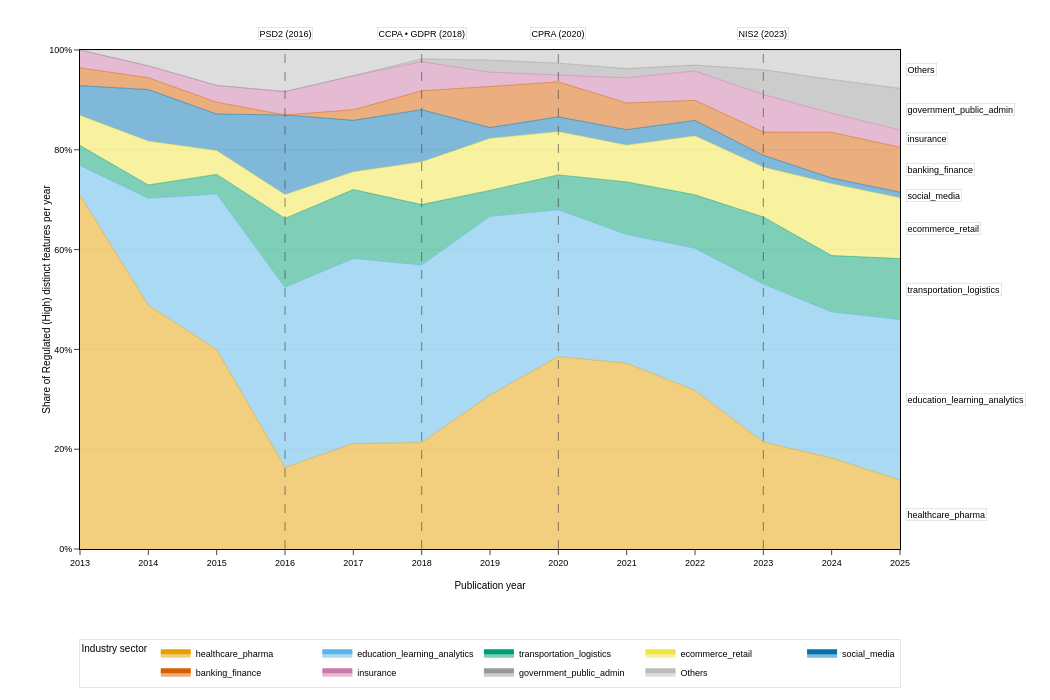

The cell this chart's notebook holds for it:
### Markdown cell above
### Figure 7
Annual composition of Regulated (High) distinct features by industry sector. Stacks sum to 100% per year. Eight major sectors are shown; remaining sectors are grouped as Others. End labels identify sectors at the right edge. Dashed lines indicate reference years configured for this figure.

### Code cell
use_cfg("fig7")
# ------------------------------
# Data
# ------------------------------
f7 = merged_df.loc[merged_df["confidence"] == "High"].copy()
f7["year_int"] = f7["year_int"].clip(upper=2025)

yd = (
    f7.groupby(["year_int", "domain"])["feature_clean"]
      .nunique()
      .reset_index(name="distinct_features")   # RAW distinct regulated features
)
if yd.empty:
    raise ValueError("No data for Figure 7 after filtering to High confidence.")

# Keep only years with adequate RAW evidence
raw_totals_by_year = yd.groupby("year_int")["distinct_features"].sum()
kept_years = raw_totals_by_year[raw_totals_by_year >= MIN_TOTAL_DISTINCT_PER_YEAR].index
yd = yd[yd["year_int"].isin(kept_years)].copy()
if yd.empty:
    raise ValueError("No years remain after applying the raw-count threshold.")

# Normalize to per-year shares (composition across sectors within Regulated+High)
tot = yd.groupby("year_int")["distinct_features"].transform("sum").replace({0: 1})
yd["share"] = yd["distinct_features"] / tot

# Year×domain share matrix
pivot = (
    yd.pivot(index="year_int", columns="domain", values="share")
      .fillna(0.0)
      .sort_index()
)

# Optional smoothing then re-normalize rows to sum to 1
if ROLLING_YEARS and ROLLING_YEARS > 1:
    pivot = pivot.rolling(window=ROLLING_YEARS, center=True, min_periods=1).mean()
row_sums = pivot.sum(axis=1).replace(0, 1)
pivot = pivot.div(row_sums, axis=0)

# Collapse to Top-N + Others
avg_share = pivot.mean().sort_values(ascending=False)
top_domains = avg_share.head(TOP_N_DOMAINS).index.tolist()

long = pivot.reset_index().melt(id_vars="year_int", var_name="domain", value_name="share")
long["domain2"] = np.where(long["domain"].isin(top_domains), long["domain"], "Others")
yd_sm = (
    long.groupby(["year_int", "domain2"], as_index=False)["share"]
        .sum()
        .rename(columns={"domain2": "domain"})
)

# Order and palette
domain_order = (
    yd_sm.groupby("domain")["share"].mean()
         .sort_values(ascending=False)
         .index.tolist()
)
if "Others" in domain_order:
    domain_order = [d for d in domain_order if d != "Others"] + ["Others"]

palette = {}
idx = 0
for dom in domain_order:
    if dom == "Others":
        palette[dom] = OTHERS_COLOR
    else:
        palette[dom] = OKABE_ITO[idx % len(OKABE_ITO)]
        idx += 1

# ------------------------------
# Plot
# ------------------------------
fig7 = px.area(
    yd_sm.sort_values(["year_int", "domain"]),
    x="year_int",
    y="share",
    color="domain",
    category_orders={"domain": domain_order},
    labels={
        "year_int": "Publication year",
        "share": "Share of Regulated (High) distinct features per year",
        "domain": "Industry sector",
    },
    color_discrete_map=palette,
)

xmin, xmax = int(yd_sm["year_int"].min()), 2025

fig7.update_xaxes(
    range=[xmin, xmax],
    tickmode="linear", dtick=1,
    showgrid=False,
    showline=True, linewidth=1, linecolor="black", mirror=True,
    ticks="outside",
    tickfont=dict(size=9, color="black"),
    title=dict(text="Publication year", font=dict(size=10, color="black")),
    automargin=True,
)
fig7.update_yaxes(
    range=[0, 1],
    tickformat=".0%",
    showgrid=True, gridcolor="#E0E0E0", gridwidth=0.5,
    zeroline=False,
    showline=True, linewidth=1, linecolor="black", mirror=True,
    ticks="outside",
    tickfont=dict(size=9, color="black"),
    title=dict(text="Share of Regulated (High) distinct features per year", font=dict(size=10, color="black")),
    automargin=True,
)
fig7.update_traces(line_width=0.5, hovertemplate="%{x}: %{y:.1%}<extra>%{fullData.name}</extra>")

# Margins and legend
if USE_END_LABELS and not USE_BOTTOM_LEGEND:
    margin_config = dict(l=80, r=150, t=50, b=60)
elif USE_BOTTOM_LEGEND and not USE_END_LABELS:
    margin_config = dict(l=80, r=30, t=50, b=120)
elif USE_END_LABELS and USE_BOTTOM_LEGEND:
    margin_config = dict(l=80, r=150, t=50, b=120)
else:
    margin_config = dict(l=80, r=30, t=50, b=60)

fig7.update_layout(
    width=BASE_WIDTH_PX,
    height=BASE_HEIGHT_PX,
    font=dict(family="Arial, sans-serif", size=10, color="black"),
    paper_bgcolor="white",
    plot_bgcolor="white",
    showlegend=USE_BOTTOM_LEGEND,
    legend=dict(
        title=dict(text="Industry sector", font=dict(size=10, color="black")),
        orientation="h",
        yanchor="top", y=-0.18,
        xanchor="center", x=0.5,
        bgcolor="white",
        bordercolor="rgba(0,0,0,0.2)", borderwidth=0.5,
        font=dict(size=9, color="black"),
        itemsizing="constant",
        traceorder="normal",
    ) if USE_BOTTOM_LEGEND else None,
    margin=margin_config,
    title=None,
    template=None,
)

# Right-edge end labels
if USE_END_LABELS:
    wide = yd_sm.pivot(index="year_int", columns="domain", values="share").reindex(columns=domain_order).fillna(0.0)
    years_idx = wide.index.to_numpy()
    last_year = int(years_idx.max())
    EPS = 1e-9

    targets = []
    for dom in domain_order:
        s = wide[dom]
        nz = s[s > EPS]
        if nz.empty:
            continue
        y_year = int(nz.index.max())
        shares_y = wide.loc[y_year, :]
        cum = shares_y.cumsum()
        mid = float(cum[dom] - shares_y[dom] / 2.0)
        targets.append((dom, mid))

    targets.sort(key=lambda t: t[1])
    MIN_DY = 0.02
    placed = []

    for dom, y_mid in targets:
        y_target = y_mid
        for py in placed:
            if abs(y_target - py) < MIN_DY:
                y_target = py + MIN_DY
        y_target = max(MIN_DY/2, min(1 - MIN_DY/2, y_target))
        placed.append(y_target)

        fig7.add_annotation(
            x=last_year,
            y=y_target,
            xref="x", yref="y",
            text=str(dom),
            showarrow=False,
            xanchor="left", yanchor="middle",
            xshift=6,
            font=dict(size=9, color="black"),
            bgcolor="rgba(255,255,255,0.85)",
            bordercolor="rgba(0,0,0,0.2)", borderwidth=0.5,
        )

# ==============================
# Labeled enactment markers (replace the old block)
# ==============================
_ENACT = globals().get("ENACT_YEARS", globals().get("enact_years", None))

if isinstance(_ENACT, dict) and len(_ENACT) > 0:
    # group labels by year
    year_to_labels = {}
    for label, year in _ENACT.items():
        if isinstance(year, (int, float)):
            yr = int(min(year, 2025))
            if yr >= xmin:
                year_to_labels.setdefault(yr, []).append(str(label))

    for yr in sorted(year_to_labels.keys()):
        # draw the vertical line
        fig7.add_vline(
            x=yr,
            line_dash="dash",
            line_color="rgba(60,60,60,0.6)",
            line_width=1.0
        )
        # place a label above the plot area, centered on the line
        label_text = " • ".join(sorted(year_to_labels[yr])) + f" ({yr})"
        fig7.add_annotation(
            x=yr, xref="x",
            y=1.02, yref="paper",
            text=label_text,
            showarrow=False,
            xanchor="center", yanchor="bottom",
            font=dict(size=9, color="black"),
            bgcolor="rgba(255,255,255,0.85)",
            bordercolor="rgba(0,0,0,0.2)",
            borderwidth=0.5,
            align="center"
        )


# Show / export
config = {
    "toImageButtonOptions": {
        "format": "png",
        "filename": "fig7",
        "height": BASE_HEIGHT_PX,
        "width": BASE_WIDTH_PX,
        "scale": EXPORT_SCALE,
    },
    "displayModeBar": True,
    "displaylogo": False,
    "modeBarButtonsToRemove": ["pan2d", "lasso2d", "select2d"],
}
fig7.show(config=config)

### Figure 1 — Plotly figure (JSON) as saved in the notebook; plotly's stock layout.template omitted (floating-point values rounded to 4 significant figures)
{"data": [{"fillpattern": {"shape": ""}, "hovertemplate": "%{x}: %{y:.1%}<extra>%{fullData.name}</extra>", "legendgroup": "healthcare_pharma", "line": {"color": "#E69F00", "width": 0.5}, "marker": {"symbol": "circle"}, "mode": "lines", "name": "healthcare_pharma", "orientation": "v", "showlegend": true, "stackgroup": "1", "type": "scatter", "x": [2013.0, 2014.0, 2015.0, 2016.0, 2017.0, 2018.0, 2019.0, 2020.0, 2021.0, 2022.0, 2023.0, 2024.0, 2025.0], "xaxis": "x", "y": [0.7086, 0.4883, 0.3996, 0.1633, 0.2113, 0.2132, 0.3083, 0.3856, 0.372, 0.3178, 0.2145, 0.1821, 0.1379], "yaxis": "y"}, {"fillpattern": {"shape": ""}, "hovertemplate": "%{x}: %{y:.1%}<extra>%{fullData.name}</extra>", "legendgroup": "education_learning_analytics", "line": {"color": "#56B4E9", "width": 0.5}, "marker": {"symbol": "circle"}, "mode": "lines", "name": "education_learning_analytics", "orientation": "v", "showlegend": true, "stackgroup": "1", "type": "scatter", "x": [2013.0, 2014.0, 2015.0, 2016.0, 2017.0, 2018.0, 2019.0, 2020.0, 2021.0, 2022.0, 2023.0, 2024.0, 2025.0], "xaxis": "x", "y": [0.06, 0.2146, 0.3119, 0.3612, 0.371, 0.356, 0.3585, 0.2942, 0.2584, 0.285, 0.3164, 0.293, 0.3219], "yaxis": "y"}, {"fillpattern": {"shape": ""}, "hovertemplate": "%{x}: %{y:.1%}<extra>%{fullData.name}</extra>", "legendgroup": "transportation_logistics", "line": {"color": "#009E73", "width": 0.5}, "marker": {"symbol": "circle"}, "mode": "lines", "name": "transportation_logistics", "orientation": "v", "showlegend": true, "stackgroup": "1", "type": "scatter", "x": [2013.0, 2014.0, 2015.0, 2016.0, 2017.0, 2018.0, 2019.0, 2020.0, 2021.0, 2022.0, 2023.0, 2024.0, 2025.0], "xaxis": "x", "y": [0.04, 0.02667, 0.03922, 0.138, 0.138, 0.121, 0.05185, 0.06987, 0.1053, 0.107, 0.1344, 0.1129, 0.1222], "yaxis": "y"}, {"fillpattern": {"shape": ""}, "hovertemplate": "%{x}: %{y:.1%}<extra>%{fullData.name}</extra>", "legendgroup": "ecommerce_retail", "line": {"color": "#F0E442", "width": 0.5}, "marker": {"symbol": "circle"}, "mode": "lines", "name": "ecommerce_retail", "orientation": "v", "showlegend": true, "stackgroup": "1", "type": "scatter", "x": [2013.0, 2014.0, 2015.0, 2016.0, 2017.0, 2018.0, 2019.0, 2020.0, 2021.0, 2022.0, 2023.0, 2024.0, 2025.0], "xaxis": "x", "y": [0.06, 0.08762, 0.04762, 0.04762, 0.03546, 0.08546, 0.104, 0.08654, 0.07357, 0.1178, 0.09978, 0.1438, 0.1216], "yaxis": "y"}, {"fillpattern": {"shape": ""}, "hovertemplate": "%{x}: %{y:.1%}<extra>%{fullData.name}</extra>", "legendgroup": "social_media", "line": {"color": "#0072B2", "width": 0.5}, "marker": {"symbol": "circle"}, "mode": "lines", "name": "social_media", "orientation": "v", "showlegend": true, "stackgroup": "1", "type": "scatter", "x": [2013.0, 2014.0, 2015.0, 2016.0, 2017.0, 2018.0, 2019.0, 2020.0, 2021.0, 2022.0, 2023.0, 2024.0, 2025.0], "xaxis": "x", "y": [0.06, 0.1035, 0.0733, 0.1597, 0.1033, 0.1046, 0.02191, 0.02983, 0.03106, 0.03128, 0.02384, 0.0115, 0.01136], "yaxis": "y"}, {"fillpattern": {"shape": ""}, "hovertemplate": "%{x}: %{y:.1%}<extra>%{fullData.name}</extra>", "legendgroup": "banking_finance", "line": {"color": "#D55E00", "width": 0.5}, "marker": {"symbol": "circle"}, "mode": "lines", "name": "banking_finance", "orientation": "v", "showlegend": true, "stackgroup": "1", "type": "scatter", "x": [2013.0, 2014.0, 2015.0, 2016.0, 2017.0, 2018.0, 2019.0, 2020.0, 2021.0, 2022.0, 2023.0, 2024.0, 2025.0], "xaxis": "x", "y": [0.03571, 0.02381, 0.02381, 0.0, 0.02128, 0.03794, 0.08239, 0.07012, 0.05345, 0.04038, 0.04652, 0.09157, 0.09029], "yaxis": "y"}, {"fillpattern": {"shape": ""}, "hovertemplate": "%{x}: %{y:.1%}<extra>%{fullData.name}</extra>", "legendgroup": "insurance", "line": {"color": "#CC79A7", "width": 0.5}, "marker": {"symbol": "circle"}, "mode": "lines", "name": "insurance", "orientation": "v", "showlegend": true, "stackgroup": "1", "type": "scatter", "x": [2013.0, 2014.0, 2015.0, 2016.0, 2017.0, 2018.0, 2019.0, 2020.0, 2021.0, 2022.0, 2023.0, 2024.0, 2025.0], "xaxis": "x", "y": [0.03571, 0.02381, 0.03361, 0.04684, 0.06812, 0.05831, 0.02868, 0.01341, 0.05045, 0.05873, 0.07545, 0.03841, 0.03409], "yaxis": "y"}, {"fillpattern": {"shape": ""}, "hovertemplate": "%{x}: %{y:.1%}<extra>%{fullData.name}</extra>", "legendgroup": "government_public_admin", "line": {"color": "#999999", "width": 0.5}, "marker": {"symbol": "circle"}, "mode": "lines", "name": "government_public_admin", "orientation": "v", "showlegend": true, "stackgroup": "1", "type": "scatter", "x": [2013.0, 2014.0, 2015.0, 2016.0, 2017.0, 2018.0, 2019.0, 2020.0, 2021.0, 2022.0, 2023.0, 2024.0, 2025.0], "xaxis": "x", "y": [0.0, 0.0, 0.0, 0.0, 0.0, 0.005556, 0.02407, 0.02407, 0.01852, 0.01176, 0.04964, 0.06766, 0.08385], "yaxis": "y"}, {"fillpattern": {"shape": ""}, "hovertemplate": "%{x}: %{y:.1%}<extra>%{fullData.name}</extra>", "legendgroup": "Others", "line": {"color": "#BBBBBB", "width": 0.5}, "marker": {"symbol": "circle"}, "mode": "lines", "name": "Others", "orientation": "v", "showlegend": true, "stackgroup": "1", "type": "scatter", "x": [2013.0, 2014.0, 2015.0, 2016.0, 2017.0, 2018.0, 2019.0, 2020.0, 2021.0, 2022.0, 2023.0, 2024.0, 2025.0], "xaxis": "x", "y": [0.0, 0.03175, 0.07096, 0.08331, 0.05156, 0.0179, 0.02037, 0.02638, 0.03728, 0.03031, 0.03946, 0.05903, 0.07678], "yaxis": "y"}], "layout": {"annotations": [{"bgcolor": "rgba(255,255,255,0.85)", "bordercolor": "rgba(0,0,0,0.2)", "borderwidth": 0.5, "font": {"color": "black", "size": 9}, "showarrow": false, "text": "healthcare_pharma", "x": 2025, "xanchor": "left", "xref": "x", "xshift": 6, "y": 0.06895, "yanchor": "middle", "yref": "y"}, {"bgcolor": "rgba(255,255,255,0.85)", "bordercolor": "rgba(0,0,0,0.2)", "borderwidth": 0.5, "font": {"color": "black", "size": 9}, "showarrow": false, "text": "education_learning_analytics", "x": 2025, "xanchor": "left", "xref": "x", "xshift": 6, "y": 0.2988, "yanchor": "middle", "yref": "y"}, {"bgcolor": "rgba(255,255,255,0.85)", "bordercolor": "rgba(0,0,0,0.2)", "borderwidth": 0.5, "font": {"color": "black", "size": 9}, "showarrow": false, "text": "transportation_logistics", "x": 2025, "xanchor": "left", "xref": "x", "xshift": 6, "y": 0.5209, "yanchor": "middle", "yref": "y"}, {"bgcolor": "rgba(255,255,255,0.85)", "bordercolor": "rgba(0,0,0,0.2)", "borderwidth": 0.5, "font": {"color": "black", "size": 9}, "showarrow": false, "text": "ecommerce_retail", "x": 2025, "xanchor": "left", "xref": "x", "xshift": 6, "y": 0.6428, "yanchor": "middle", "yref": "y"}, {"bgcolor": "rgba(255,255,255,0.85)", "bordercolor": "rgba(0,0,0,0.2)", "borderwidth": 0.5, "font": {"color": "black", "size": 9}, "showarrow": false, "text": "social_media", "x": 2025, "xanchor": "left", "xref": "x", "xshift": 6, "y": 0.7093, "yanchor": "middle", "yref": "y"}, {"bgcolor": "rgba(255,255,255,0.85)", "bordercolor": "rgba(0,0,0,0.2)", "borderwidth": 0.5, "font": {"color": "black", "size": 9}, "showarrow": false, "text": "banking_finance", "x": 2025, "xanchor": "left", "xref": "x", "xshift": 6, "y": 0.7601, "yanchor": "middle", "yref": "y"}, {"bgcolor": "rgba(255,255,255,0.85)", "bordercolor": "rgba(0,0,0,0.2)", "borderwidth": 0.5, "font": {"color": "black", "size": 9}, "showarrow": false, "text": "insurance", "x": 2025, "xanchor": "left", "xref": "x", "xshift": 6, "y": 0.8223, "yanchor": "middle", "yref": "y"}, {"bgcolor": "rgba(255,255,255,0.85)", "bordercolor": "rgba(0,0,0,0.2)", "borderwidth": 0.5, "font": {"color": "black", "size": 9}, "showarrow": false, "text": "government_public_admin", "x": 2025, "xanchor": "left", "xref": "x", "xshift": 6, "y": 0.8813, "yanchor": "middle", "yref": "y"}, {"bgcolor": "rgba(255,255,255,0.85)", "bordercolor": "rgba(0,0,0,0.2)", "borderwidth": 0.5, "font": {"color": "black", "size": 9}, "showarrow": false, "text": "Others", "x": 2025, "xanchor": "left", "xref": "x", "xshift": 6, "y": 0.9616, "yanchor": "middle", "yref": "y"}, {"align": "center", "bgcolor": "rgba(255,255,255,0.85)", "bordercolor": "rgba(0,0,0,0.2)", "borderwidth": 0.5, "font": {"color": "black", "size": 9}, "showarrow": false, "text": "PSD2 (2016)", "x": 2016, "xanchor": "center", "xref": "x", "y": 1.02, "yanchor": "bottom", "yref": "paper"}, {"align": "center", "bgcolor": "rgba(255,255,255,0.85)", "bordercolor": "rgba(0,0,0,0.2)", "borderwidth": 0.5, "font": {"color": "black", "size": 9}, "showarrow": false, "text": "CCPA • GDPR (2018)", "x": 2018, "xanchor": "center", "xref": "x", "y": 1.02, "yanchor": "bottom", "yref": "paper"}, {"align": "center", "bgcolor": "rgba(255,255,255,0.85)", "bordercolor": "rgba(0,0,0,0.2)", "borderwidth": 0.5, "font": {"color": "black", "size": 9}, "showarrow": false, "text": "CPRA (2020)", "x": 2020, "xanchor": "center", "xref": "x", "y": 1.02, "yanchor": "bottom", "yref": "paper"}, {"align": "center", "bgcolor": "rgba(255,255,255,0.85)", "bordercolor": "rgba(0,0,0,0.2)", "borderwidth": 0.5, "font": {"color": "black", "size": 9}, "showarrow": false, "text": "NIS2 (2023)", "x": 2023, "xanchor": "center", "xref": "x", "y": 1.02, "yanchor": "bottom", "yref": "paper"}], "font": {"color": "black", "family": "Arial, sans-serif", "size": 10}, "height": 700, "legend": {"bgcolor": "white", "bordercolor": "rgba(0,0,0,0.2)", "borderwidth": 0.5, "font": {"color": "black", "size": 9}, "itemsizing": "constant", "orientation": "h", "title": {"font": {"color": "black", "size": 10}, "text": "Industry sector"}, "tracegroupgap": 0, "traceorder": "normal", "x": 0.5, "xanchor": "center", "y": -0.18, "yanchor": "top"}, "margin": {"b": 120, "l": 80, "r": 150, "t": 50}, "paper_bgcolor": "white", "plot_bgcolor": "white", "shapes": [{"line": {"color": "rgba(60,60,60,0.6)", "dash": "dash", "width": 1.0}, "type": "line", "x0": 2016, "x1": 2016, "xref": "x", "y0": 0, "y1": 1, "yref": "y domain"}, {"line": {"color": "rgba(60,60,60,0.6)", "dash": "dash", "width": 1.0}, "type": "line", "x0": 2018, "x1": 2018, "xref": "x", "y0": 0, "y1": 1, "yref": "y domain"}, {"line": {"color": "rgba(60,60,60,0.6)", "dash": "dash", "width": 1.0}, "type": "line", "x0": 2020, "x1": 2020, "xref": "x", "y0": 0, "y1": 1, "yref": "y domain"}, {"line": {"color": "rgba(60,60,60,0.6)", "dash": "dash", "width": 1.0}, "type": "line", "x0": 2023, "x1": 2023, "xref": "x", "y0": 0, "y1": 1, "yref": "y domain"}], "showlegend": true, "title": {}, "width": 1050, "xaxis": {"anchor": "y", "automargin": true, "domain": [0.0, 1.0], "dtick": 1, "linecolor": "black", "linewidth": 1, "mirror": true, "range": [2013, 2025], "showgrid": false, "showline": true, "tickfont": {"color": "black", "size": 9}, "tickmode": "linear", "ticks": "outside", "title": {"font": {"color": "black", "size": 10}, "text": "Publication year"}}, "yaxis": {"anchor": "x", "automargin": true, "domain": [0.0, 1.0], "gridcolor": "#E0E0E0", "gridwidth": 0.5, "linecolor": "black", "linewidth": 1, "mirror": true, "range": [0, 1], "showgrid": true, "showline": true, "tickfont": {"color": "black", "size": 9}, "tickformat": ".0%", "ticks": "outside", "title": {"font": {"color": "black", "size": 10}, "text": "Share of Regulated (High) distinct features per year"}, "zeroline": false}}}
